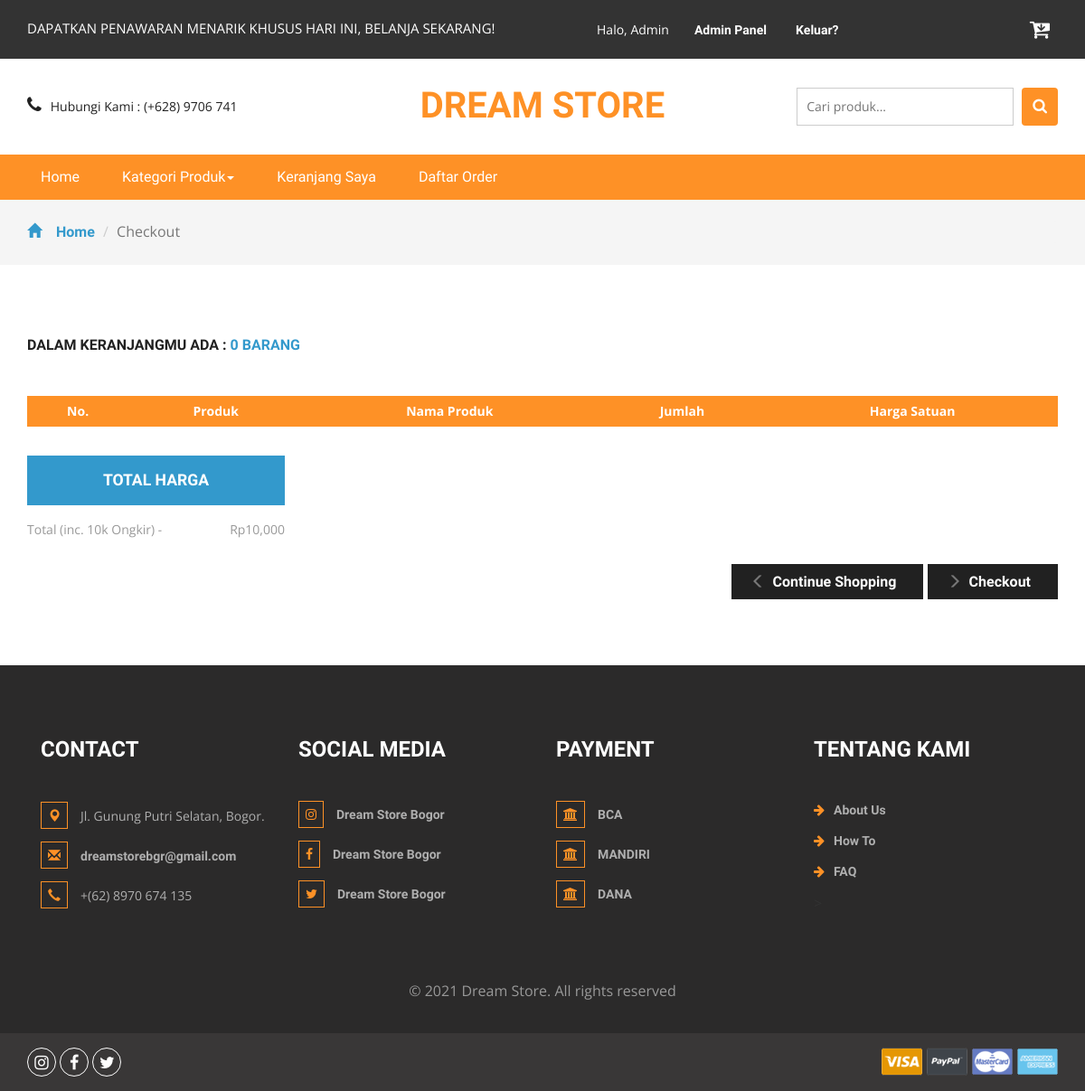
Before: /order.php?id=16A8NrabjICeY (signed in) with the older database file.
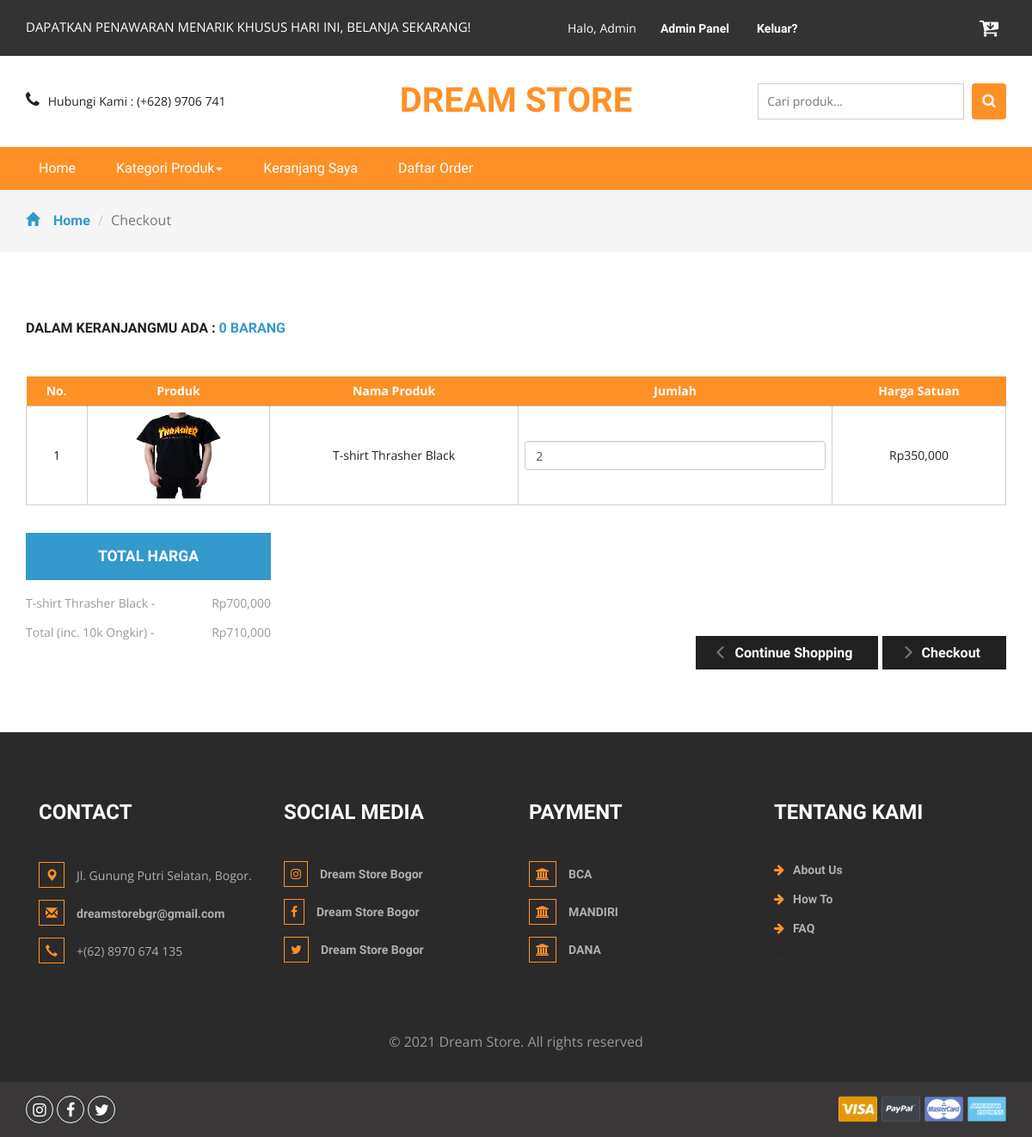
After: the same page with the newer database file.
### tables this page shows
CREATE TABLE `detailorder` (
  `detailid` int(11) NOT NULL,
  `orderid` varchar(100) NOT NULL,
  `idproduk` int(11) NOT NULL,
  `qty` int(11) NOT NULL
);

CREATE TABLE `produk` (
  `idproduk` int(11) NOT NULL,
  `idkategori` int(11) NOT NULL,
  `namaproduk` varchar(30) NOT NULL,
  `gambar` varchar(100) NOT NULL,
  `deskripsi` varchar(200) NOT NULL,
  `rate` int(11) NOT NULL,
  `hargabefore` int(11) NOT NULL,
  `hargaafter` int(11) NOT NULL,
  `tgldibuat` timestamp NOT NULL DEFAULT current_timestamp()
);

### order.php (the view, shortened to what this page needs)
<?php
include 'dbconnect.php';
$idorder = $_GET['id'];
	$uid = $_SESSION['id'];
	$caricart = mysqli_query($conn,"select * from cart where userid='$uid' and status='Cart'");
	$fetc = mysqli_fetch_array($caricart);
	$orderidd = $fetc['orderid'];
	$itungtrans = mysqli_query($conn,"select count(detailid) as jumlahtrans from detailorder where orderid='$orderidd'");
	$itungtrans2 = mysqli_fetch_assoc($itungtrans);
	$itungtrans3 = $itungtrans2['jumlahtrans'];
?>
<!DOCTYPE html>
<html>
<head>
<link href="css/bootstrap.css" rel="stylesheet" type="text/css" media="all" />
<link href="css/style.css" rel="stylesheet" type="text/css" media="all" />
<link href="css/font-awesome.css" rel="stylesheet">
</head>
<body>
	<div class="agileits_header">
		<div class="container">
			<div class="w3l_offers">
				<p>DAPATKAN PENAWARAN MENARIK KHUSUS HARI INI, BELANJA SEKARANG!</p>
			</div>
			<div class="agile-login">
				<ul>
				<?php
				if(!isset($_SESSION['log'])){
					echo '
					<li><a href="registered.php"> Daftar</a></li>
					<li><a href="login.php">Masuk</a></li>
					';
				} else {
					if($_SESSION['role']=='Member'){
					echo '
					<li style="color:white">Halo, '.$_SESSION["name"].'
					<li><a href="logout.php">Keluar?</a></li>
					';
					} else {
					echo '
					<li style="color:white">Halo, '.$_SESSION["name"].'
					<li><a href="admin">Admin Panel</a></li>
					<li><a href="logout.php">Keluar?</a></li>
					';
					};
				}
				?>
				</ul>
			</div>
			<div class="product_list_header">
					<a href="cart.php"><button class="w3view-cart" type="submit" name="submit" value=""><i class="fa fa-cart-arrow-down" aria-hidden="true"></i></button>
					 </a>
			</div>
			<div class="clearfix"> </div>
		</div>
	</div>
	<div class="logo_products">
		<div class="container">
		<div class="w3ls_logo_products_left1">
				<ul class="phone_email">
					<li><i class="fa fa-phone" aria-hidden="true"></i>Hubungi Kami : (+628) 9706 741</li>
				</ul>
			</div>
			<div class="w3ls_logo_products_left">
				<h1><a href="index.php">DREAM STORE</a></h1>
			</div>
		<div class="w3l_search">
			<form action="search.php" method="post">
				<input type="search" name="Search" placeholder="Cari produk...">
				<button type="submit" class="btn btn-default search" aria-label="Left Align">
					<i class="fa fa-search" aria-hidden="true"> </i>
				</button>
			</form>
		</div>
			<div class="clearfix"> </div>
		</div>
	</div>
	<div class="navigation-agileits">
		<div class="container">
			<nav class="navbar navbar-default">
							<div class="collapse navbar-collapse" id="bs-megadropdown-tabs">
								<ul class="nav navbar-nav">
									<li class="active"><a href="index.php" class="act">Home</a></li>
									<li class="dropdown">
										<a href="#" class="dropdown-toggle" data-toggle="dropdown">Kategori Produk<b class="caret"></b></a>
									</li>
									<li><a href="cart.php">Keranjang Saya</a></li>
									<li><a href="daftarorder.php">Daftar Order</a></li>
								</ul>
							</div>
							</nav>
			</div>
		</div>
	<div class="breadcrumbs">
		<div class="container">
			<ol class="breadcrumb breadcrumb1">
				<li><a href="index.php"><span class="glyphicon glyphicon-home" aria-hidden="true"></span>Home</a></li>
				<li class="active">Checkout</li>
			</ol>
		</div>
	</div>
	<div class="checkout">
		<div class="container">
			<h2>Dalam keranjangmu ada : <span><?php echo $itungtrans3 ?> barang</span></h2>
			<div class="checkout-right">
				<table class="timetable_sub">
					<thead>
						<tr>
							<th>No.</th>
							<th>Produk</th>
							<th>Nama Produk</th>
							<th>Jumlah</th>
							<th>Harga Satuan</th>
						</tr>
					</thead>
					<?php
						$brg=mysqli_query($conn,"SELECT * from detailorder d, produk p where orderid='$idorder' and d.idproduk=p.idproduk order by d.idproduk ASC");
						$no=1;
						while($b=mysqli_fetch_array($brg)){
					?>
					<tr class="rem1"><form method="post">
						<td class="invert"><?php echo $no++ ?></td>
						<td class="invert"><a href="product.php?idproduk=<?php echo $b['idproduk'] ?>"><img src="<?php echo $b['gambar'] ?>" width="100px" height="100px" /></a></td>
						<td class="invert"><?php echo $b['namaproduk'] ?></td>
						<td class="invert">
							 <div class="quantity">
								<div class="quantity-select">
									<input type="number" name="jumlah" class="form-control" height="100px" value="<?php echo $b['qty'] ?>" \>
								</div>
							</div>
						</td>
						<td class="invert">Rp<?php echo number_format($b['hargaafter']) ?></td>
					</tr>
					<?php
						}
					?>
				</table>
			</div>
			<div class="checkout-left">
				<div class="checkout-left-basket">
					<h4>Total Harga</h4>
					<ul>
						<?php
						$brg=mysqli_query($conn,"SELECT * from detailorder d, produk p where orderid='$idorder' and d.idproduk=p.idproduk order by d.idproduk ASC");
						$subtotal = 10000;
						while($b=mysqli_fetch_array($brg)){
						$hrg = $b['hargaafter'];
						$qtyy = $b['qty'];
						$totalharga = $hrg * $qtyy;
						$subtotal += $totalharga
						?>
						<li><?php echo $b['namaproduk']?><i> - </i> <span>Rp<?php echo number_format($totalharga) ?> </span></li>
						<?php
						}
						?>
						<li>Total (inc. 10k Ongkir)<i> - </i> <span>Rp<?php echo number_format($subtotal) ?></span></li>
					</ul>
				</div>
				<div class="checkout-right-basket">
					<a href="index.php"><span class="glyphicon glyphicon-menu-left" aria-hidden="true"></span>Continue Shopping</a>
					<a href="checkout.php"><span class="glyphicon glyphicon-menu-right" aria-hidden="true"></span>Checkout</a>
				</div>
				<div class="clearfix"> </div>
			</div>
		</div>
	</div>
<div class="footer">
		<div class="container">
		<div class="w3_footer_grids">
				<div class="col-md-3 w3_footer_grid">
					<h3>Contact</h3>
					<ul class="address">
						<li><i class="glyphicon glyphicon-map-marker" aria-hidden="true"></i>Jl. Gunung Putri Selatan, Bogor.</li>
						<li><i class="glyphicon glyphicon-envelope" aria-hidden="true"></i><a href="mailto:info@example.com">dreamstorebgr@gmail.com</a></li>
						<li><i class="glyphicon glyphicon-earphone" aria-hidden="true"></i>+(62) 8970 674 135</li>
					</ul>
				</div>
				<div class="col-md-3 w3_footer_grid">
				<h3>Social Media</h3>
					<ul class="address">
					<li><a href="https://www.instagram.com/dreamstorebgr/" class="w3_agile_instagram"><i class="fa fa-instagram" aria-hidden="true"></i>Dream Store Bogor</a></li>
						<li><a href="https://www.facebook.com/moch.fazhriakbari/" class="w3_agile_facebook"><i class="fa fa-facebook" aria-hidden="true"></i>Dream Store Bogor</a></li>
						<li><a href="https://twitter.com/DreamStoreBGR" class="agile_twitter"><i class="fa fa-twitter" aria-hidden="true"></i>Dream Store Bogor</a></li>
					</ul>
				</div>
				<div class="col-md-3 w3_footer_grid">
					<h3>Payment</h3>
					<ul class="address">
					<li><a href="" class="w3_agile_instagram"><i class="fa fa-bank" aria-hidden="true"></i>BCA</a></li>
						<li><a href="" class="w3_agile_facebook"><i class="fa fa-bank" aria-hidden="true"></i>MANDIRI</a></li>
						<li><a href="" class="agile_twitter"><i class="fa fa-bank" aria-hidden="true"></i>DANA</a></li>
					</ul>
				</div>
				<div class="col-md-3 w3_footer_grid">
				<h3>Tentang Kami</h3>
					<ul class="info">
						<li><i class="fa fa-arrow-right" aria-hidden="true"></i><a href="about.html">About Us</a></li>
						<li><i class="fa fa-arrow-right" aria-hidden="true"></i><a href="about.html">How To</a></li>
						<li><i class="fa fa-arrow-right" aria-hidden="true"></i><a href="about.html">FAQ</a></li>
					</ul>>
				</div>
				<div class="clearfix"> </div>
			</div>
		</div>
		<div class="footer-copy">
			<div class="container">
				<p>© 2021 Dream Store. All rights reserved</p>
			</div>
		</div>
	</div>
	<div class="footer-botm">
			<div class="container">
				<div class="w3layouts-foot">
					<ul>
						<li><a href="#" class="w3_agile_instagram"><i class="fa fa-instagram" aria-hidden="true"></i></a></li>
						<li><a href="#" class="w3_agile_facebook"><i class="fa fa-facebook" aria-hidden="true"></i></a></li>
						<li><a href="#" class="agile_twitter"><i class="fa fa-twitter" aria-hidden="true"></i></a></li>
					</ul>
				</div>
				<div class="payment-w3ls">
					<img src="images/card.png" alt=" " class="img-responsive">
				</div>
				<div class="clearfix"> </div>
			</div>
		</div>
<link href="css/skdslider.css" rel="stylesheet">
</body>
</html>

Changed rows visible on the page:
added detailorder: idproduk.gambar (picture), idproduk.namaproduk "T-shirt Thrasher Black", jumlah "2", idproduk.hargaafter "350,000", totalharga "700,000"
Other visible differences:
$subtotal: "10,000" → "710,000"
